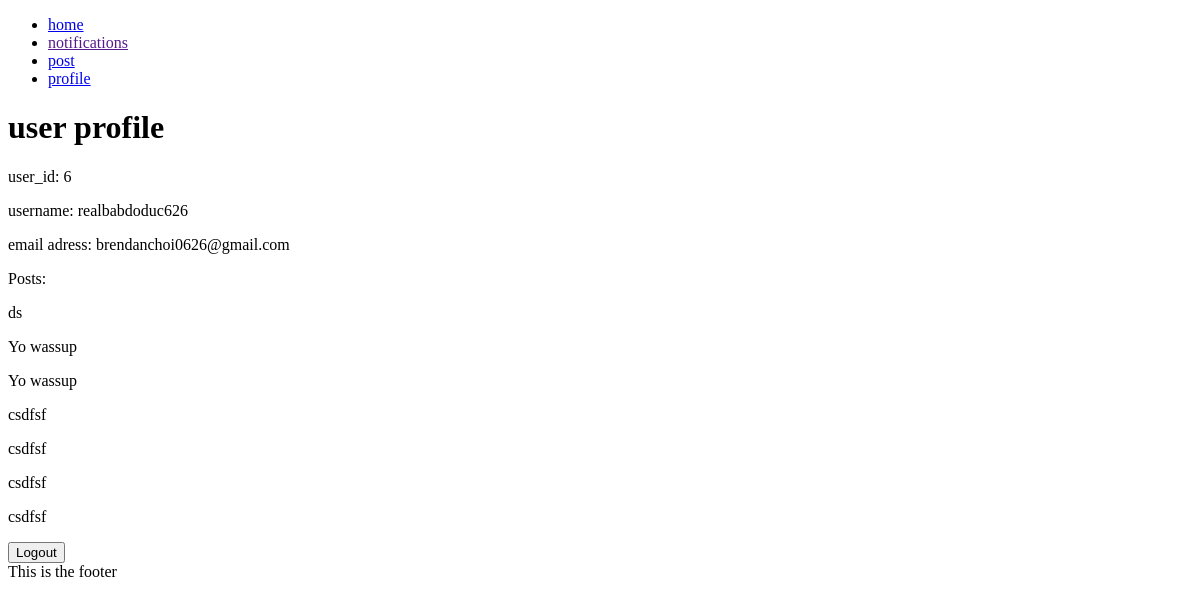
Page /profile (signed in) on the earlier database version.
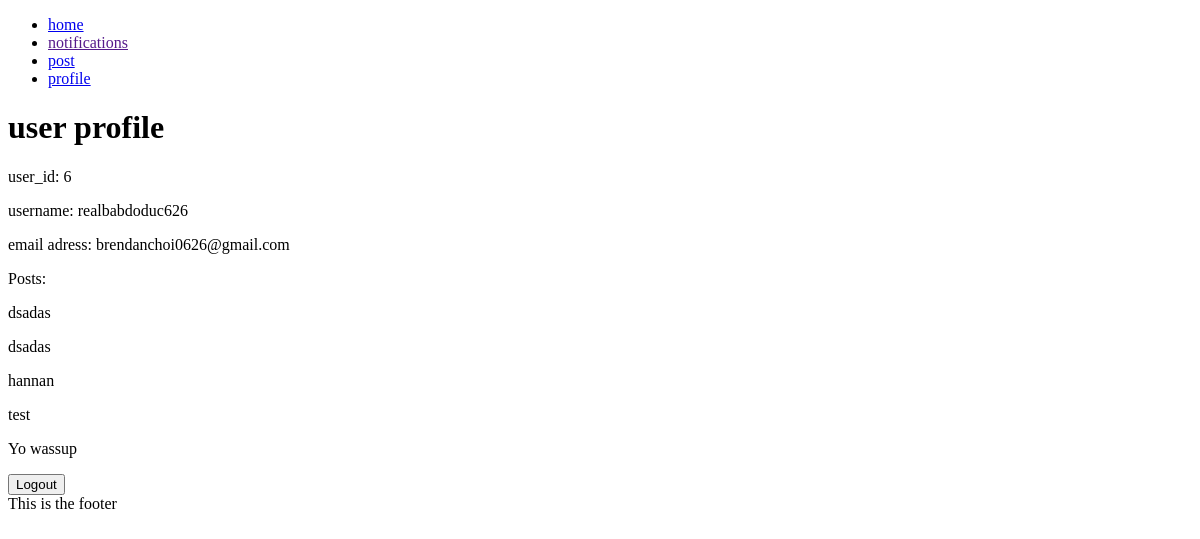
Same page on the later database version.
### models.py (models this page shows)
class Post(db.Model):
    __tablename__ = 'Post'
    id = db.Column(db.Integer, primary_key=True)
    title = db.Column(db.Text)
    discussion = db.Column(db.Text)
    date = db.Column(db.Integer)
    likes = db.Column(db.Integer)
    user_id = db.Column(db.Integer, db.ForeignKey('User.id'))
    post_user = db.relationship('User', back_populates='user_post')
    replies_post = db.relationship('Reply', secondary=PostReply, back_populates='posts_reply')
    categories_post = db.relationship('Category', secondary=PostCategory, back_populates='posts_category')

### main.py (the view)
@app.route('/profile')
def profile():
    if g.logged_in_user:
        user_info = sqlite_conn('data.db', 'SELECT * FROM User WHERE id = {}'.format(session['logged_in_user']), True)
        post_info = models.Post.query.filter_by(user_id = session['logged_in_user']).all()
        return render_template('profile.html', id=user_info[0], username=user_info[1], email=user_info[2], post=post_info)
    return redirect(url_for('user'))

### main.py (called while the page is built)
def sqlite_conn(database, query, single=False):
    conn = sqlite3.connect(database)
    cur = conn.cursor()
    cur.execute(query)
    results = cur.fetchone() if single else cur.fetchall()
    conn.close()
    return results

@app.before_request
def before_request():
    g.logged_in_user = None
    if 'logged_in_user' in session:
        g.logged_in_user = session['logged_in_user']

### templates/profile.html
{% extends 'layout.html' %}
{% block content %}
<h1>user profile</h1>
<p>user_id: {{ id }}</p>
<p>username: {{ username }}</p>
<p>email adress: {{ email }}</p>
<p>Posts:</p>
{% for x in post %}
    <p>{{x.title}}</p>
{% endfor %}
<button onclick="window.location = 'http://127.0.0.1:5000/logout'" type="submit">Logout</button>
{% endblock %}

Differences in the rows shown:
removed Post: title "ds"
removed Post: title "Yo wassup"
removed Post: title "csdfsf"
removed Post: title "csdfsf"
removed Post: title "csdfsf"
removed Post: title "csdfsf"
added Post: title "dsadas"
added Post: title "dsadas"
added Post: title "hannan"
added Post: title "test"
